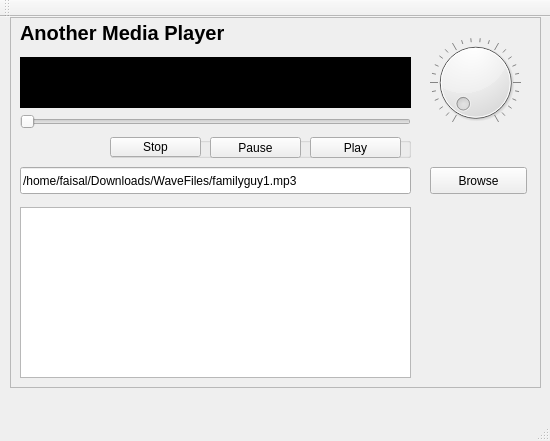
<?xml version="1.0" encoding="UTF-8"?>
<ui version="4.0">
 <class>MainWindow</class>
 <widget class="QMainWindow" name="MainWindow">
  <property name="geometry">
   <rect>
    <x>0</x>
    <y>0</y>
    <width>550</width>
    <height>441</height>
   </rect>
  </property>
  <property name="windowTitle">
   <string>MainWindow</string>
  </property>
  <widget class="QWidget" name="centralWidget">
   <widget class="QFrame" name="tabMain">
    <property name="geometry">
     <rect>
      <x>0</x>
      <y>0</y>
      <width>541</width>
      <height>371</height>
     </rect>
    </property>
    <widget class="QFrame" name="MainFrame">
     <property name="geometry">
      <rect>
       <x>10</x>
       <y>0</y>
       <width>531</width>
       <height>371</height>
      </rect>
     </property>
     <property name="frameShape">
      <enum>QFrame::StyledPanel</enum>
     </property>
     <property name="frameShadow">
      <enum>QFrame::Raised</enum>
     </property>
     <widget class="QLabel" name="LblMainTitle">
      <property name="geometry">
       <rect>
        <x>10</x>
        <y>0</y>
        <width>221</width>
        <height>31</height>
       </rect>
      </property>
      <property name="font">
       <font>
        <pointsize>15</pointsize>
        <weight>75</weight>
        <bold>true</bold>
       </font>
      </property>
      <property name="text">
       <string>Another Media Player</string>
      </property>
     </widget>
     <widget class="QGroupBox" name="groupBox">
      <property name="geometry">
       <rect>
        <x>100</x>
        <y>120</y>
        <width>301</width>
        <height>21</height>
       </rect>
      </property>
      <property name="title">
       <string/>
      </property>
      <property name="flat">
       <bool>false</bool>
      </property>
      <property name="checkable">
       <bool>false</bool>
      </property>
      <widget class="QPushButton" name="BtnPlay">
       <property name="geometry">
        <rect>
         <x>200</x>
         <y>0</y>
         <width>91</width>
         <height>21</height>
        </rect>
       </property>
       <property name="text">
        <string>Play</string>
       </property>
      </widget>
      <widget class="QPushButton" name="BtnPause">
       <property name="geometry">
        <rect>
         <x>100</x>
         <y>0</y>
         <width>91</width>
         <height>21</height>
        </rect>
       </property>
       <property name="text">
        <string>Pause</string>
       </property>
      </widget>
      <widget class="QPushButton" name="BtnStop">
       <property name="geometry">
        <rect>
         <x>0</x>
         <y>0</y>
         <width>91</width>
         <height>20</height>
        </rect>
       </property>
       <property name="text">
        <string>Stop</string>
       </property>
      </widget>
     </widget>
     <widget class="QDial" name="DialVolume">
      <property name="geometry">
       <rect>
        <x>410</x>
        <y>20</y>
        <width>111</width>
        <height>91</height>
       </rect>
      </property>
      <property name="font">
       <font>
        <weight>75</weight>
        <bold>true</bold>
       </font>
      </property>
      <property name="wrapping">
       <bool>false</bool>
      </property>
      <property name="notchesVisible">
       <bool>true</bool>
      </property>
     </widget>
     <widget class="QLineEdit" name="LineEditFileName">
      <property name="geometry">
       <rect>
        <x>10</x>
        <y>150</y>
        <width>391</width>
        <height>27</height>
       </rect>
      </property>
      <property name="text">
       <string>/home/faisal/Downloads/WaveFiles/familyguy1.mp3</string>
      </property>
     </widget>
     <widget class="QSlider" name="horizontalSlider">
      <property name="geometry">
       <rect>
        <x>10</x>
        <y>90</y>
        <width>391</width>
        <height>29</height>
       </rect>
      </property>
      <property name="orientation">
       <enum>Qt::Horizontal</enum>
      </property>
     </widget>
     <widget class="QTextBrowser" name="txtTrackInfo">
      <property name="enabled">
       <bool>false</bool>
      </property>
      <property name="geometry">
       <rect>
        <x>10</x>
        <y>40</y>
        <width>391</width>
        <height>51</height>
       </rect>
      </property>
      <property name="autoFillBackground">
       <bool>false</bool>
      </property>
      <property name="styleSheet">
       <string notr="true">background-color: rgb(0, 0, 0);
color: rgb(85, 255, 0);</string>
      </property>
     </widget>
     <widget class="QListView" name="ListSongs">
      <property name="geometry">
       <rect>
        <x>10</x>
        <y>190</y>
        <width>391</width>
        <height>171</height>
       </rect>
      </property>
     </widget>
     <widget class="QPushButton" name="BtnFileBowser">
      <property name="geometry">
       <rect>
        <x>420</x>
        <y>150</y>
        <width>97</width>
        <height>27</height>
       </rect>
      </property>
      <property name="text">
       <string>Browse</string>
      </property>
     </widget>
    </widget>
   </widget>
  </widget>
  <widget class="QMenuBar" name="menuBar">
   <property name="geometry">
    <rect>
     <x>0</x>
     <y>0</y>
     <width>550</width>
     <height>25</height>
    </rect>
   </property>
  </widget>
  <widget class="QToolBar" name="mainToolBar">
   <attribute name="toolBarArea">
    <enum>TopToolBarArea</enum>
   </attribute>
   <attribute name="toolBarBreak">
    <bool>false</bool>
   </attribute>
  </widget>
  <widget class="QStatusBar" name="statusBar"/>
 </widget>
 <layoutdefault spacing="6" margin="11"/>
 <resources/>
 <connections/>
</ui>
